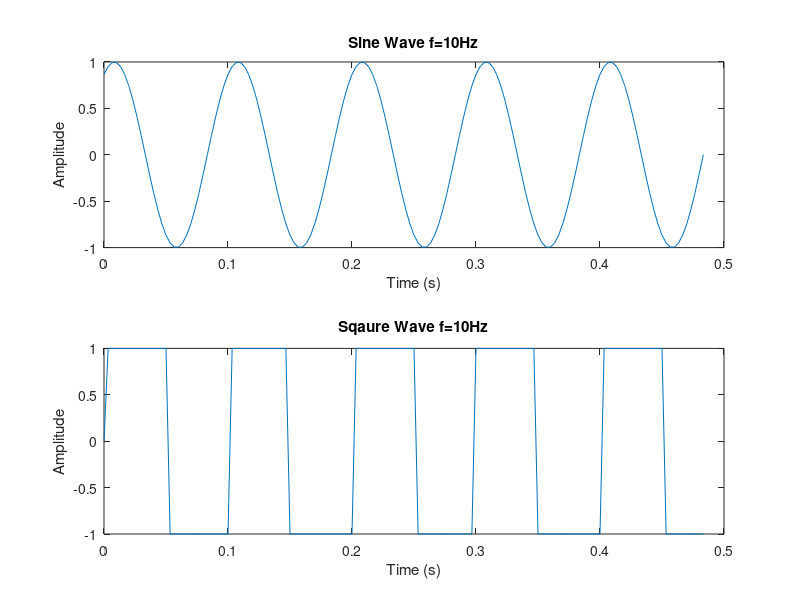

MATLAB code for this plot:
%% Sine Wave

clear all;
close all;
clc;

f = 10;                     % Frequency of sine wave
overSampleRate = 30;        % Oversampling rate
fs = overSampleRate*f;      % Sampling frequency
phase = (1/3)*pi;           % Desired phase shift in radians
nCyl = 5;                   % To generate five cycle of sine waves

%t = 0:0.1:1;               % time base
t = 0:1/fs:nCyl*((1/f)-(1/fs));

ySine = sin(2*pi*f*t + phase);

subplot(2,1,1);
plot(t,ySine);
title(['Sine Wave f=', num2str(f), 'Hz'])
xlabel('Time (s)')
ylabel('Amplitude')

%% Sqaure Wave

f = 10;                     % Frequency of sine wave
overSampleRate = 30;        % Oversampling rate
fs = overSampleRate*f;      % Sampling frequency
nCyl = 5;                   % To generate five cycle of sine waves

ySqaure = sign(sin(2*pi*f*t));

subplot(2,1,2);
plot(t,ySqaure);
title(['Sqaure Wave f=', num2str(f), 'Hz'])
xlabel('Time (s)')
ylabel('Amplitude')


